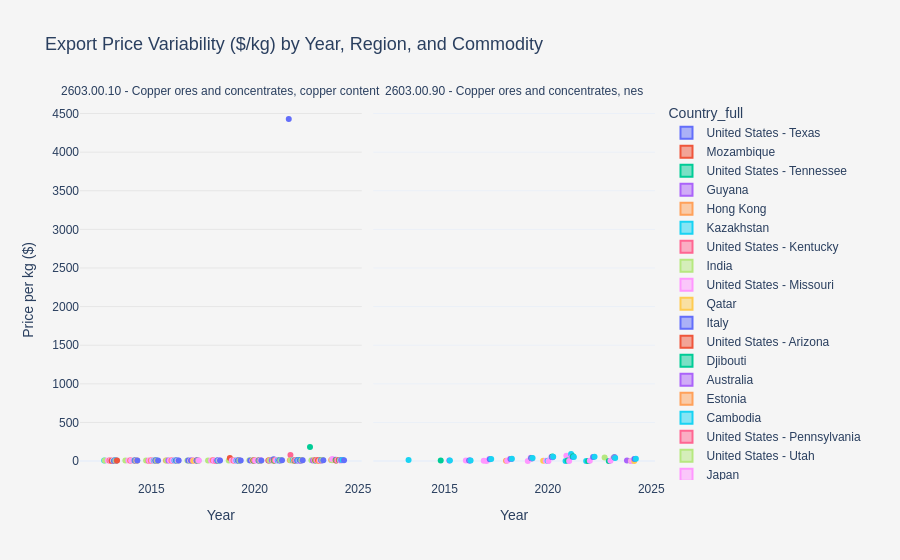

Notebook code for this chart:
### Code cell
plot_price_variability_faceted(
    df,
    commodities=['2603.00.10 - Copper ores and concentrates, copper content',
                 '2603.00.90 - Copper ores and concentrates, nes'],
    output_html="data/Prices/faceted_prices.html"
)
